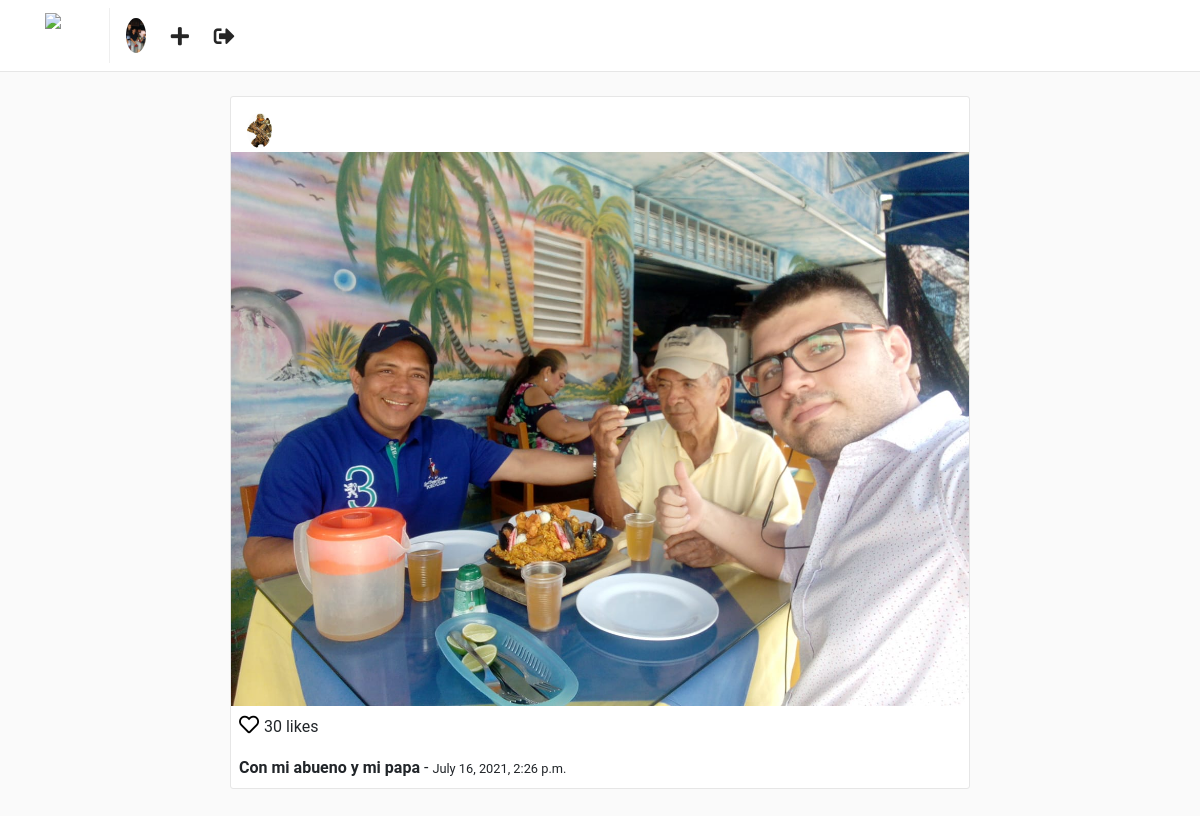
/posts/9 (signed in), run on the app's committed database.
### users/models.py (models this page shows, shortened)
class Profile(models.Model):
    user = models.OneToOneField(User, on_delete=models.CASCADE)
    website = models.URLField(max_length=200, blank=True)
    biography = models.TextField(blank=True)
    phone_number = models.CharField(max_length=20, blank=True)
    picture = models.ImageField(upload_to = 'users/pictures', blank=True, null=True)
    create = models.DateTimeField(auto_now_add=True)
    modifie =  models.DateTimeField(auto_now=True)

### posts/models.py (models this page shows, shortened)
class Post(models.Model):
    user = models.ForeignKey(User, on_delete=CASCADE)
    profile = models.ForeignKey('users.Profile', on_delete=CASCADE)
    title = models.CharField(max_length=255)
    photo = models.ImageField(upload_to = 'posts/photos')
    created = models.DateTimeField(auto_now_add=True)
    modified = models.DateTimeField(auto_now= True)

### posts/views.py (the view)
class PostDetailView(LoginRequiredMixin, DetailView):
    template_name = 'posts/detail.html'
    queryset = Post.objects.all()
    context_object_name = 'post'

### templates/posts/detail.html (shortened to what this page needs)
{% extends "base.html" %}
{% block container %}
    <div class="container">
        <div class="row">
            {% include "posts/post_card.html" %}
        </div>
    </div>
{% endblock %}

### templates/nav.html
{% load static %}
<nav class="navbar navbar-expand-lg fixed-top" id="main-navbar">
    <div class="container">
        <a class="navbar-brand pr-5" style="border-right: 1px solid #efefef;" href="{% url "posts:feed" %}">
            <img src="{% static "img/instagram.png" %}" height="45" class="d-inline-block align-top"/>
        </a>
        <div class="collapse navbar-collapse">
            <ul class="navbar-nav mr-auto">
                <li class="nav-item">
                    {% if request.user.profile.picture %}
                        <a href="{% url "users:detail" request.user.username %}">
                            <img src="{{ request.user.profile.picture.url }}" height="35" class="d-inline-block align-top rounded-circle"/>
                        </a>
                    {% else %}
                        <a href="">
                            <img src="{% static 'img/default-profile.png' %}" height="35" class="d-inline-block align-top rounded-circle"/>
                        </a>
                    {% endif %}
                </li>
                <li class="nav-item nav-icon">
                    <a href="{% url "posts:create_post"%}">
                        <i class="fas fa-plus"></i>
                    </a>
                </li>
                <li class="nav-item nav-icon">
                    <a href="{% url "users:logout" %}">
                        <i class="fas fa-sign-out-alt"></i>
                    </a>
                </li>
            </ul>
        </div>
    </div>
</nav>

### templates/posts/post_card.html (shortened to what this page needs)
<div class="col-sm-12 col-md-8 offset-md-2 mt-5 p-0 post-container">
    <div class="media pt-3 pl-3 pb-1">
        <a href="{% url "users:detail" post.user.username %}">
            <img class="mr-3 rounded-circle" height="35" src="{{ post.profile.picture.url }}" alt="{{ post.user.get_full_name }}">
        </a>
        <div class="media-body">
        </div>
    </div>
    <img style="width: 100%;" src="{{ post.photo.url }}" alt="{{ post.title }}">
    <p class="mt-1 ml-2" >
        <a href="" style="color: #000; font-size: 20px;">
            <i class="far fa-heart"></i>
        </a> 30 likes
    </p>
    <p class="ml-2 mt-0 mb-2">
        <b>{{ post.title }}</b> - <small>{{ post.created }}</small>
    </p>
</div>

### static/css/main.css (style rules this page uses)
html, body { background: #fafafa; height: 100%; width: 100%; font-family: 'Roboto', sans-serif; }
#main-navbar { background: #fff; border-bottom: 1px solid rgba(0,0,0,.0975); }
.post-container { background: #fff; border: 1px solid #e6e6e6; border-radius: 3px; }
.nav-icon a { color: #262626; font-size: 1.3em; display: block; margin-top: .2em; margin-left: 1.2em; font-weight: 100; }

### data on the page
Post: profile.picture (picture), photo (picture), title "Con mi abueno y mi papa", created "July 16, 2021, 2:26 p.m."
